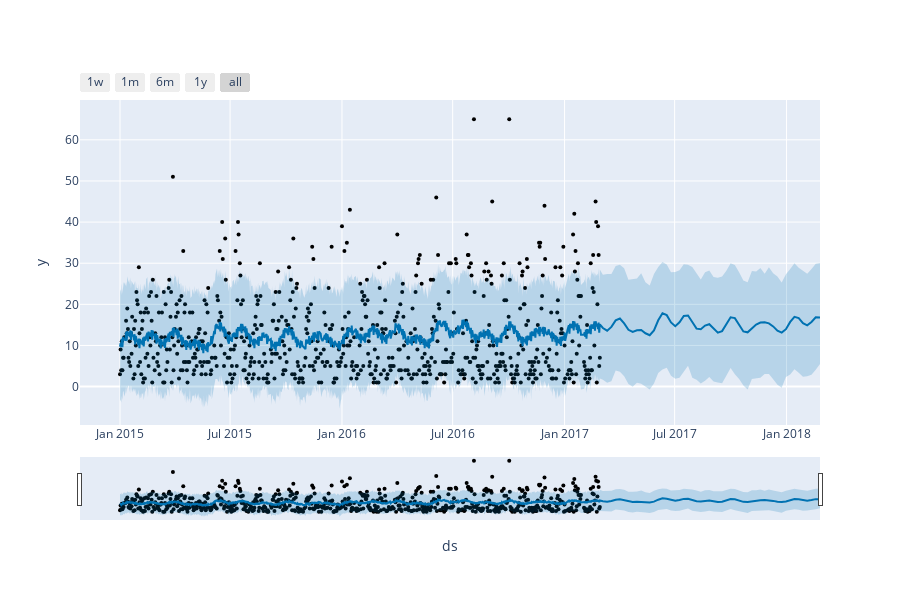

Notebook code cell kept with this figure:
### Markdown cell above
##### Using Plotly

### Code cell
plot_plotly(model_Go_Wo_NMDVGP,forecast)

### Figure 1 — Plotly figure (JSON) as saved in the notebook; plotly's stock layout.template omitted (floating-point values rounded to 4 significant figures; data arrays with more than 128 entries replaced by an {"elided": "..."} marker saying what was removed)
{"data": [{"marker": {"color": "black", "size": 4}, "mode": "markers", "name": "Actual", "type": "scatter", "x": {"elided": "701 str values"}, "y": {"elided": "701 int values"}}, {"hoverinfo": "skip", "line": {"width": 0}, "mode": "lines", "type": "scatter", "x": {"elided": "753 str values"}, "y": {"elided": "753 float values"}}, {"fill": "tonexty", "fillcolor": "rgba(0, 114, 178, 0.2)", "line": {"color": "#0072B2", "width": 2}, "mode": "lines", "name": "Predicted", "type": "scatter", "x": {"elided": "753 str values"}, "y": {"elided": "753 float values"}}, {"fill": "tonexty", "fillcolor": "rgba(0, 114, 178, 0.2)", "hoverinfo": "skip", "line": {"width": 0}, "mode": "lines", "type": "scatter", "x": {"elided": "753 str values"}, "y": {"elided": "753 float values"}}], "layout": {"height": 600, "showlegend": false, "width": 900, "xaxis": {"rangeselector": {"buttons": [{"count": 7, "label": "1w", "step": "day", "stepmode": "backward"}, {"count": 1, "label": "1m", "step": "month", "stepmode": "backward"}, {"count": 6, "label": "6m", "step": "month", "stepmode": "backward"}, {"count": 1, "label": "1y", "step": "year", "stepmode": "backward"}, {"step": "all"}]}, "rangeslider": {"visible": true}, "title": {"text": "ds"}, "type": "date"}, "yaxis": {"title": {"text": "y"}}}}
